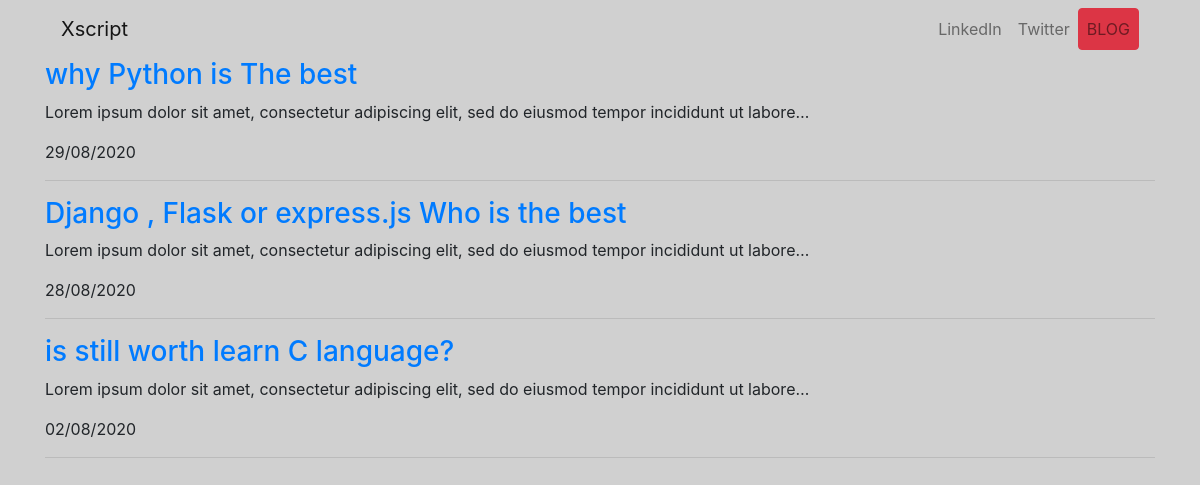
Screenshot of /blog/ with the database file from the repository.
### blog/models.py (models this page shows, shortened)
class Blog(models.Model):
    title = models.CharField(max_length = 100)
    discription = models.TextField()
    date = models.DateField()

### blog/views.py (the view)
# urls.py: path('',views.blog , name="bloghome") ,
def blog(request):
    blogs = Blog.objects.order_by("-date")
    return render(request , "blog/home.html",{'blogs':blogs})

### templates/blog/home.html (shortened to what this page needs)
{% extends 'base.html' %}
{% block content %}
    <div class="text-left">
        {% for blog in blogs %}
        <a href="{% url 'BLOG:spblog' blog.id %}"> <h3>{{ blog.title }} </h3></a>
        <p>{{ blog.discription|truncatechars:100 }}</p>
        <p>{{ blog.date|date:'d/m/Y' }}</p>
        <hr class = "hr">
        {% endfor %}
    </div>
{% endblock %}

### static/style.css (style rules this page uses)
body { background-color:#D0D0D0; }

### rows the page displays
Blog: title "why Python is The best", discription "Lorem ipsum dolor sit amet, consectetur adipiscing elit, sed do eiusmod tempor incididunt ut labore…", date "29/08/2020"
Blog: title "Django , Flask or express.js Who is the best", discription "Lorem ipsum dolor sit amet, consectetur adipiscing elit, sed do eiusmod tempor incididunt ut labore…", date "28/08/2020"
Blog: title "is still worth learn C language?", discription "Lorem ipsum dolor sit amet, consectetur adipiscing elit, sed do eiusmod tempor incididunt ut labore…", date "02/08/2020"
